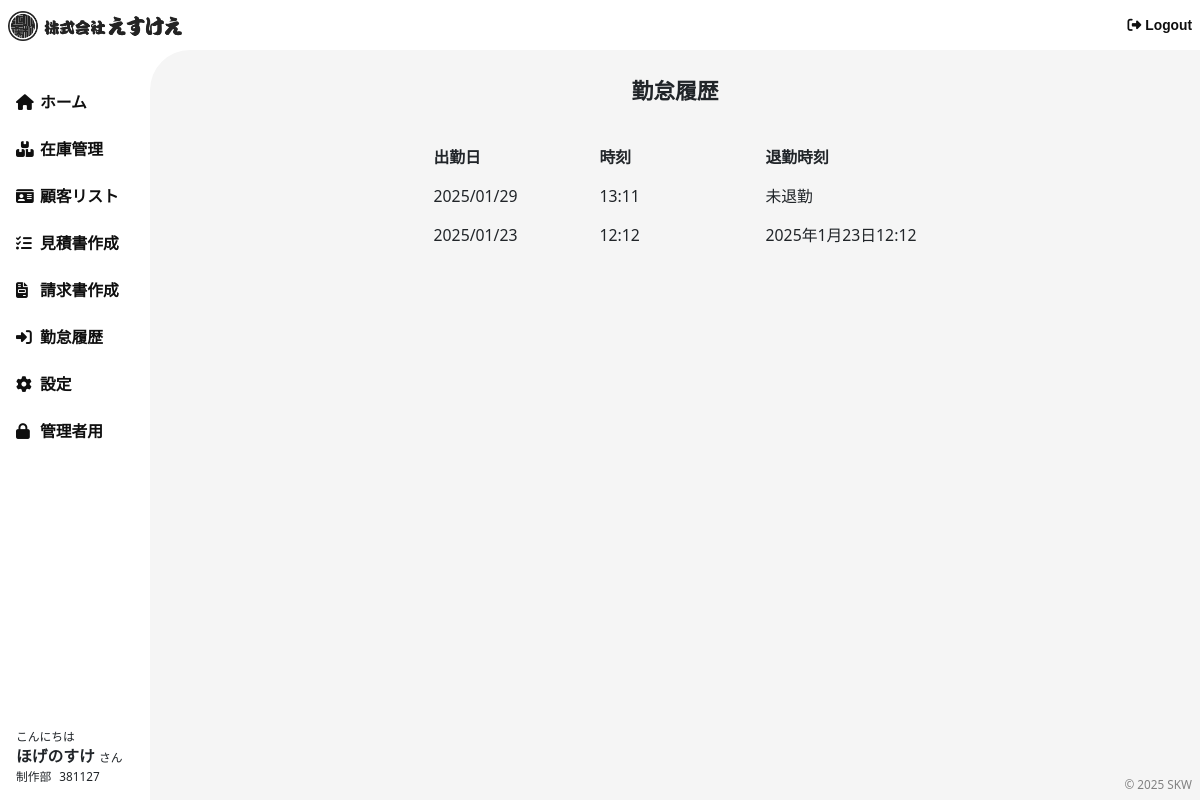
The app's page /attendance/dashboard/ (signed in) with its own data.
### accounts/models.py (models this page shows, shortened)
class Profile(models.Model):
    user = models.OneToOneField(User, on_delete=models.CASCADE)
    phone_number = models.CharField(max_length=15, blank=True, null=True)
    department = models.CharField(max_length=100, blank=True, null=True)

### bms/models.py (models this page shows, shortened)
class Employee(models.Model):
    first_name = models.CharField(max_length=50, verbose_name="名", blank=True, null=True)
    last_name = models.CharField(max_length=50, verbose_name="姓", blank=True, null=True)
    email = models.EmailField(unique=True, verbose_name="メールアドレス", blank=True, null=True)
    department = models.CharField(max_length=100, verbose_name="部署", blank=True, null=True)
    phone_number = models.CharField(max_length=15, verbose_name="電話番号", blank=True, null=True)
    employee_number = models.CharField(
        max_length=6, unique=True, blank=True, null=True, verbose_name="社員番号"
    )

### attendance/models.py (models this page shows, shortened)
class AttendanceRecord(models.Model):
    user = models.ForeignKey(User, on_delete=models.CASCADE)  # ユーザーとの関連付け
    clock_in = models.DateTimeField(null=True, blank=True)  # 出勤時間
    clock_out = models.DateTimeField(null=True, blank=True)  # 退勤時間
    date = models.DateField(auto_now_add=True)  # 勤務日

### attendance/views.py (the view)
# urls.py: path('dashboard/', views.attendance_dashboard, name='attendance_dashboard'),  # 勤怠ダッシュボード
@login_required
def attendance_dashboard(request):
    records = AttendanceRecord.objects.filter(user=request.user).order_by('-date')
    return render(request, 'attendance/attendance_list.html', {'records': records})

### bms/context_processors.py (called while the page is built)
def profile_info(request):
    if request.user.is_authenticated:
        user = request.user
        employee = Employee.objects.filter(email=user.email).first()
        if not employee:
            employee = Employee(employee_number="000000", email=user.email)
        return {
            'profile_info': {
                '姓': user.first_name or '設定されていません',
                '名': user.last_name or '設定されていません',
                'ログインID': user.username or '設定されていません',
                'メールアドレス': user.email or '設定されていません',
                '電話番号': getattr(user, 'profile', None) and getattr(user.profile, 'phone_number', '設定されていません'),
                '部署': getattr(user, 'profile', None) and getattr(user.profile, 'department', '設定されていません'),
            },
            'employee': employee  # Employeeデータも全ページで使えるようにする
        }
    return {'profile_info': None, 'employee': None}

### templates/attendance/attendance_list.html (shortened to what this page needs)
{% extends "base.html" %}
{% block content %}
<div class="attendance list">
    <div class="mainTitle">勤怠履歴</div>
    <div class="attendance__grid">
        <div class="area head">
            <div class="cell">出勤日</div>
            <div class="cell">時刻</div>
            <div class="cell">退勤時刻</div>
        </div>
        {% for record in records %}
        <div class="area value">
            <div class="cell">{{ record.clock_in|date:"Y/m/d" }}</div>
            <div class="cell">{{ record.clock_in|date:"H:i" }}</div>
            <div class="cell">{{ record.clock_out|default:'未退勤' }}</div>
        </div>
        {% endfor %}
    </div>
</div>
{% endblock %}

### templates/base.html (shortened to what this page needs)
{% load django_browser_reload %}
<!DOCTYPE html>
<html lang="ja">
<head>
    {% load static %}
    {% include 'common/parts/head.html' %}
</head>
<body class="drawer drawer--right">
        <header class="header container-fluid">
            <div class="header__wrap">
                <div class="logo">
                    <a href="{% url 'index' %}">
                        <img src="{% static 'image/logo-bk.png' %}" alt="">
                    </a>
                </div>
                <div class="logout">
                    <a href=""><i class="fas fa-sign-out-alt"></i>Logout</a>
                </div>
            </div>
        </header>
    <div class="contents-wrapper">
        <aside>
            <ul class="menu">
                {% include 'common/parts/nav-menu.html' %}
            </ul>
            <div class="profile">
                <div class="hello">こんにちは</div>
                <div class="name">{{ profile_info.名 }} <span>さん</span></div>
                <div class="wrap">
                    <div class="sect">{{ profile_info.部署 }}</div>
                    <div class="numb">{{ employee.employee_number }}</div>
                </div>
            </div>
        </aside>
        <main>
            {% block content %}
            {% endblock %}
        </main>
        <footer class="footer">
            <div class="cr"><a href="{% url 'index' %}">&copy; 2025 SKW</a></div>
        </footer>
    </div>
</body>
</html>

### static/css/style.css (style rules this page uses)
html, body, div, span, applet, object, iframe, h1, h2, h3, h4, h5, h6, p, blockquote, pre, a, abbr, acronym, address, big, cite, code, del, dfn, em, img, ins, kbd, q, s, samp, small, strike, strong, sub, sup, tt, var, b, u, i, center, dl, dt, dd, ol, ul, li, fieldset, form, label, legend, table, caption, tbody, tfoot, thead, tr, th, td, article, aside, canvas, details, embed, figure, figcaption, footer, header, hgroup, menu, nav, output, ruby, section, summary, time, mark, audio, video { margin: 0; padding: 0; border: none; font-style: normal; text-align: left; zoom: 1; }
article, aside, details, figcaption, figure, footer, header, hgroup, menu, nav, section { display: block; }
ul, ol { list-style-type: none; }
img { vertical-align: text-bottom; vertical-align: -webkit-baseline-middle; max-width: 100%; height: auto; width: auto; }
html { font-size: 62.5%; }
body { font-size: clamp(1.4rem, 1.3346938776rem + 0.2040816327vw, 1.6rem); }
body a { color: #0f0f0f; }
body img { max-width: 100%; height: auto; }
body { line-height: normal; }
::placeholder { color: #999; opacity: 1; }
body { font-size: clamp(1.2rem, 1.1346938776rem + 0.2040816327vw, 1.4rem); }
a { text-decoration: unset; }
.header { position: fixed; background-color: white; height: 50px; width: 100%; padding: 8px; display: flex; justify-content: center; align-items: center; z-index: 999; }
.header__wrap { display: flex; justify-content: center; align-items: center; justify-content: space-between; width: 100%; }
.header__wrap .logo img { height: 30px; }
.header__wrap .logout { font-size: clamp(1.2rem, 1.1346938776rem + 0.2040816327vw, 1.4rem); font-family: "brother-1816", sans-serif; font-weight: 800; font-style: normal; }
.header__wrap .logout i { margin-right: 4px; }
.contents-wrapper { display: grid; grid-template-columns: 150px 1fr; padding-top: 50px; min-height: 100vh; position: relative; }
main { background-color: whitesmoke; border-top-left-radius: 40px; padding: 24px 40px; }
aside { padding: 40px 16px 16px 16px; display: flex; flex-direction: column; justify-content: space-between; }
aside .profile { font-size: clamp(1.4rem, 1.3346938776rem + 0.2040816327vw, 1.6rem); }
aside .profile .name { font-weight: bold; }
aside .profile .name span { font-size: clamp(1rem, 0.9346938776rem + 0.2040816327vw, 1.2rem); font-weight: normal; }
aside .profile .hello { font-size: clamp(1rem, 0.9346938776rem + 0.2040816327vw, 1.2rem); }
aside .profile .wrap { display: flex; justify-content: center; align-items: center; font-size: clamp(1rem, 0.9346938776rem + 0.2040816327vw, 1.2rem); gap: 8px; justify-content: flex-start; }
.footer { position: absolute; font-size: clamp(1rem, 0.9346938776rem + 0.2040816327vw, 1.2rem); bottom: 8px; right: 8px; }
.footer .cr { margin: 0 auto; text-align: center; opacity: 0.5; }
.mainTitle { font-size: clamp(2rem, 1.9346938776rem + 0.2040816327vw, 2.2rem); font-weight: bold; text-align: center; margin: auto; font-family: "brother-1816", sans-serif; font-weight: 800; font-style: normal; }
.attendance__grid { margin-top: 40px; display: grid; grid-template-columns: repeat(3, minmax(150px, max-content)); gap: 16px; width: 100%; align-items: center; justify-content: center; }
.attendance__grid .area { display: contents; }
.attendance__grid .area.head .cell { font-weight: bold; }

### records on screen
Profile: 部署 "制作部"
Employee: employee_number "381127"
AttendanceRecord: clock_in "2025/01/29", clock_in "13:11", clock_out "未退勤"
AttendanceRecord: clock_in "2025/01/23", clock_in "12:12", clock_out "2025年1月23日12:12"

### other values on screen
{{ profile_info.名 }} "ほげのすけ"
